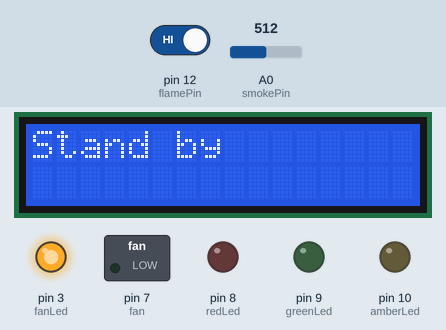
Recording of a sketch running on a simulated Arduino Uno, built with avr-gcc and run on an emulated ATmega328P. On the bench: 16×2 character LCD, switched loads named in the sketch (green lamp = pin HIGH), output pins drawn as LEDs (lit = HIGH). Inputs (shaded band) come from the test bench; at power-on: pin 12 (flamePin) HIGH, A0 (smokePin) = 512. The modem accepts every AT command (registered, SIM ready, sends succeed) and sends nothing else; what the sketch prints to the serial monitor is not drawn.

Above: at 2.7 s.
2.8 s: pin 12 (flamePin) driven LOW
At 15.9 s:
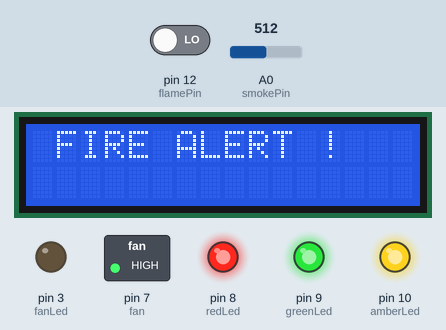
19.7 s: pin 12 (flamePin) driven HIGH
At 32.1 s:
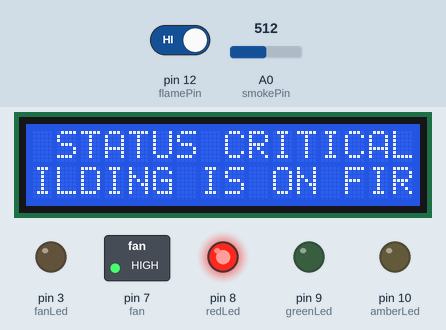
36.4 s: A0 (smokePin) set to 414
49.1 s: A0 (smokePin) set to 393
At 66.1 s:
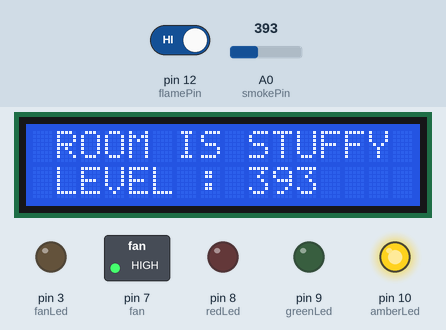
69.8 s: A0 (smokePin) set to 357
At 85.3 s:
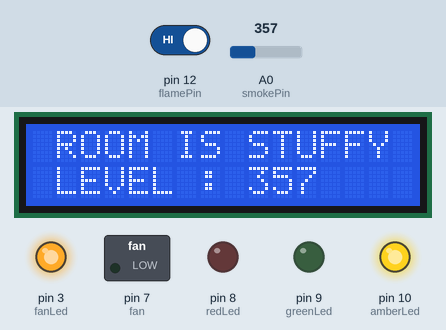
86.4 s: A0 (smokePin) set to 333
At 99.1 s:
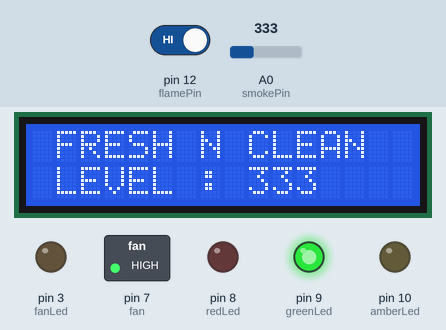
Timing chart, 0 to 103.1 s (numbered marks = the images above; inputs shaded):
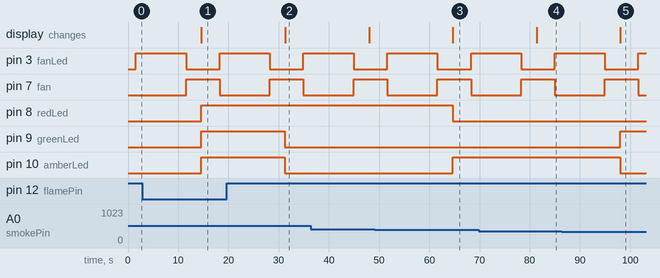

Measured:
- the behaviour switches between 401 and 400 on A0 (smokePin) (found by bisection; images 2 and 3)
- the behaviour switches between 351 and 350 on A0 (smokePin) (found by bisection; images 4 and 5)
- after the input at 2.8 s, pin 9 (greenLed), pin 10 (amberLed): LOW → HIGH after 11.8 s; the display: changes after 11.8 s (image 1)
- after the input at 19.7 s, pin 9 (greenLed), pin 10 (amberLed): HIGH → LOW after 11.5 s; the display: changes after 11.6 s (image 2)
- after the input at 49.1 s, pin 8 (redLed): HIGH → LOW after 15.5 s; pin 10 (amberLed): LOW → HIGH after 15.5 s; the display: changes after 15.6 s (image 3)
- after the input at 69.8 s, the display: changes after 11.5 s (image 4)
- after the input at 86.4 s, pin 9 (greenLed): LOW → HIGH after 11.6 s; pin 10 (amberLed): HIGH → LOW after 11.6 s; the display: changes after 11.6 s (image 5)

The sketch:

EmagencyEvacuationSystem.ino
```cpp
#include <LiquidCrystal_I2C.h>
#include <SoftwareSerial.h>


//indicates smoke level is above safe value
int redLed = 8;

//indicates smoke level is within the safe value
int amberLed = 10;

//indicates smoke level is well below safe value
int greenLed = 9;

int smokePin = A0;
int fan = 7;
int fanLed = 3;

LiquidCrystal_I2C lcd(0x27,16,2);
SoftwareSerial GSMSerial(5,6 );

// Your threshold value
int criticalSmokeLevel = 400;
int norminalSmokeLevel = 350;
int smokeLevel;
String level = " LEVEL : ";
String levelOutput  = level+ (String)smokeLevel;
String levelPrint = "";

String myPhone = "+254729893875";

String fireMsg = "111";
String freshAir = "000";
String roomStuffy = "010";
String criticalSmoke = "101";

int flamePin = 12;
bool flamePresent = LOW;

    void setup()
    {
      lcd.begin();
      lcd.backlight();
      lcd.print("Stand by");

      pinMode(redLed, OUTPUT);
      pinMode(greenLed, OUTPUT);
      pinMode(amberLed, OUTPUT);
      pinMode(smokePin, INPUT);
      pinMode(flamePin,INPUT);
      pinMode(fan,OUTPUT);
      pinMode(fanLed,OUTPUT);
      Serial.begin(9600);
      GSMSerial.begin(9600);

      GSMSerial.begin(9600);   // Setting the baud rate of GSM Module

      //Begin serial communication with Arduino and Arduino IDE (Serial Monitor)
      Serial.begin(9600);

      //Begin serial communication with Arduino and SIM800L
      GSMSerial.begin(9600);

      Serial.println("Initializing...");
      delay(1000);

      GSMSerial.println("AT"); //Once the handshake test is successful, it will back to OK
      updateSerial();

    }

void loop()
{

        digitalWrite(fan, LOW);
        digitalWrite(fanLed, HIGH);

        delay(10000);

        digitalWrite(fanLed, LOW);
        digitalWrite(fan, HIGH);

        delay(3000);

        smokeLevel = analogRead(smokePin);
        flamePresent = digitalRead(flamePin);

        //flame sensor output is active LOW
        if(!flamePresent)
        {

        lcd.clear();
        lcd.setCursor(0,0);
        lcd.print(" FIRE ALERT !");

        digitalWrite(redLed, HIGH);
        digitalWrite(greenLed, HIGH);
        digitalWrite(amberLed, HIGH);
        sendMessage(fireMsg,myPhone);

        delay(100);

        }

        else if(smokeLevel <= norminalSmokeLevel)
        {
        digitalWrite(redLed, LOW);
        digitalWrite(greenLed, HIGH);
        digitalWrite(amberLed, LOW);

        lcd.clear();
        lcd.noAutoscroll();
        lcd.setCursor(0,0);
        lcd.print(" FRESH N CLEAN");

        levelOutput = (String)smokeLevel;
        levelPrint = level + levelOutput;
        lcd.setCursor(0,1);
        lcd.print(levelPrint);
        Serial.println(levelPrint);

        sendMessage(freshAir,myPhone);

        delay(100);

        }

        else if(!(smokeLevel > criticalSmokeLevel) && smokeLevel > norminalSmokeLevel)
        {
        digitalWrite(redLed, LOW);
        digitalWrite(greenLed, LOW);
        digitalWrite(amberLed, HIGH);

        lcd.clear();
        lcd.noAutoscroll();
        lcd.setCursor(0,0);
        lcd.print(" ROOM IS STUFFY");
        levelOutput = (String)smokeLevel;
        levelPrint = level + levelOutput;
        lcd.setCursor(0,1);
        lcd.print(levelPrint);
        Serial.println(levelPrint);

        sendMessage(roomStuffy,myPhone);

        delay(100);

        }

        else if ((smokeLevel >= criticalSmokeLevel))
        {
        digitalWrite(redLed, HIGH);
        digitalWrite(greenLed, LOW);
        digitalWrite(amberLed, LOW);

        lcd.setCursor(0,0);
        lcd.print(" STATUS CRITICAL EVACUATE IMMEDIATELY BUILDING IS ON FIRE ");
        lcd.autoscroll();

        sendMessage(criticalSmoke,myPhone);

        delay(100);

        }


        delay(1000);
}

  void sendMessage(String message,String phone)
{
  GSMSerial.println("AT+CMGF=1"); // Configuring TEXT mode
  updateSerial();
  GSMSerial.println("AT+CMGS=\""+phone+"\"");//change ZZ with country code and xxxxxxxxxxx with phone number to sms
  updateSerial();
  GSMSerial.print(message); //text content
  updateSerial();
  GSMSerial.write(26);
  delay(1000);
}


 void RecieveMessage()
{
  GSMSerial.println("AT+CNMI=2,2,0,0,0"); // AT Command to receive a live SMS
  delay(1000);
}

void updateSerial()
{
  delay(500);
  while (Serial.available())
  {
    GSMSerial.write(Serial.read());//Forward what Serial received to Software Serial Port
  }
  while(GSMSerial.available())
  {
    Serial.write(GSMSerial.read());//Forward what Software Serial received to Serial Port
  }
}
```
